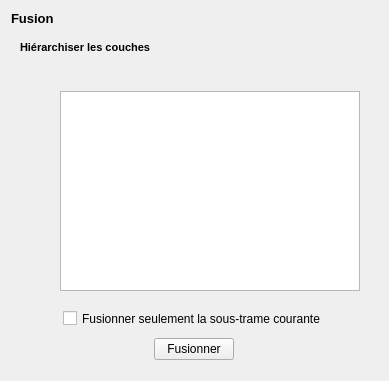
             <widget class="QWidget" name="fusionTab">
              <attribute name="title">
               <string>3 - Tampons</string>
              </attribute>
              <layout class="QGridLayout" name="gridLayout_16">
               <item row="1" column="0">
                <widget class="QFrame" name="frame_11">
                 <property name="sizePolicy">
                  <sizepolicy hsizetype="Expanding" vsizetype="Expanding">
                   <horstretch>0</horstretch>
                   <verstretch>0</verstretch>
                  </sizepolicy>
                 </property>
                 <property name="frameShape">
                  <enum>QFrame::NoFrame</enum>
                 </property>
                 <property name="frameShadow">
                  <enum>QFrame::Raised</enum>
                 </property>
                 <layout class="QVBoxLayout" name="verticalLayout_10">
                  <item>
                   <widget class="QLabel" name="label_31">
                    <property name="sizePolicy">
                     <sizepolicy hsizetype="Fixed" vsizetype="Fixed">
                      <horstretch>0</horstretch>
                      <verstretch>0</verstretch>
                     </sizepolicy>
                    </property>
                    <property name="font">
                     <font>
                      <pointsize>8</pointsize>
                      <weight>75</weight>
                      <bold>true</bold>
                     </font>
                    </property>
                    <property name="text">
                     <string>Hiérarchiser les couches</string>
                    </property>
                   </widget>
                  </item>
                  <item>
                   <widget class="QFrame" name="frame_6">
                    <property name="sizePolicy">
                     <sizepolicy hsizetype="Expanding" vsizetype="Fixed">
                      <horstretch>0</horstretch>
                      <verstretch>0</verstretch>
                     </sizepolicy>
                    </property>
                    <property name="frameShape">
                     <enum>QFrame::NoFrame</enum>
                    </property>
                    <property name="frameShadow">
                     <enum>QFrame::Raised</enum>
                    </property>
                    <layout class="QHBoxLayout" name="horizontalLayout">
                     <property name="spacing">
                      <number>0</number>
                     </property>
                     <property name="leftMargin">
                      <number>0</number>
                     </property>
                     <property name="topMargin">
                      <number>0</number>
                     </property>
                     <property name="rightMargin">
                      <number>0</number>
                     </property>
                     <property name="bottomMargin">
                      <number>0</number>
                     </property>
                     <item>
                      <spacer name="horizontalSpacer_6">
                       <property name="orientation">
                        <enum>Qt::Horizontal</enum>
                       </property>
                       <property name="sizeType">
                        <enum>QSizePolicy::Fixed</enum>
                       </property>
                       <property name="sizeHint" stdset="0">
                        <size>
                         <width>55</width>
                         <height>20</height>
                        </size>
                       </property>
                      </spacer>
                     </item>
                     <item>
                      <widget class="QToolButton" name="fusionRemove">
                       <property name="sizePolicy">
                        <sizepolicy hsizetype="Fixed" vsizetype="Fixed">
                         <horstretch>0</horstretch>
                         <verstretch>0</verstretch>
                        </sizepolicy>
                       </property>
                       <property name="minimumSize">
                        <size>
                         <width>25</width>
                         <height>25</height>
                        </size>
                       </property>
                       <property name="toolTip">
                        <string>Supprimer la couche sélectionnée</string>
                       </property>
                       <property name="text">
                        <string/>
                       </property>
                       <property name="icon">
                        <iconset resource="../BioDispersal/resources.qrc">
                         <normaloff>:/plugins/eco_cont/icons/mActionDeleteSelected.svg</normaloff>:/plugins/eco_cont/icons/mActionDeleteSelected.svg</iconset>
                       </property>
                       <property name="autoRaise">
                        <bool>true</bool>
                       </property>
                      </widget>
                     </item>
                     <item>
                      <widget class="QToolButton" name="fusionLoadGroups">
                       <property name="enabled">
                        <bool>true</bool>
                       </property>
                       <property name="sizePolicy">
                        <sizepolicy hsizetype="Fixed" vsizetype="Fixed">
                         <horstretch>0</horstretch>
                         <verstretch>0</verstretch>
                        </sizepolicy>
                       </property>
                       <property name="minimumSize">
                        <size>
                         <width>25</width>
                         <height>25</height>
                        </size>
                       </property>
                       <property name="toolTip">
                        <string>Recharger les couches</string>
                       </property>
                       <property name="text">
                        <string/>
                       </property>
                       <property name="icon">
                        <iconset resource="../BioDispersal/resources.qrc">
                         <normaloff>:/plugins/eco_cont/icons/mActionRefresh.svg</normaloff>:/plugins/eco_cont/icons/mActionRefresh.svg</iconset>
                       </property>
                       <property name="autoRaise">
                        <bool>true</bool>
                       </property>
                      </widget>
                     </item>
                     <item>
                      <spacer name="horizontalSpacer_4">
                       <property name="orientation">
                        <enum>Qt::Horizontal</enum>
                       </property>
                       <property name="sizeHint" stdset="0">
                        <size>
                         <width>40</width>
                         <height>20</height>
                        </size>
                       </property>
                      </spacer>
                     </item>
                    </layout>
                   </widget>
                  </item>
                  <item>
                   <widget class="QFrame" name="frame_8">
                    <property name="frameShape">
                     <enum>QFrame::NoFrame</enum>
                    </property>
                    <property name="frameShadow">
                     <enum>QFrame::Raised</enum>
                    </property>
                    <layout class="QHBoxLayout" name="horizontalLayout_9">
                     <property name="topMargin">
                      <number>0</number>
                     </property>
                     <item>
                      <widget class="QFrame" name="frame_5">
                       <property name="sizePolicy">
                        <sizepolicy hsizetype="Fixed" vsizetype="Expanding">
                         <horstretch>0</horstretch>
                         <verstretch>0</verstretch>
                        </sizepolicy>
                       </property>
                       <property name="maximumSize">
                        <size>
                         <width>50</width>
                         <height>16777215</height>
                        </size>
                       </property>
                       <property name="frameShape">
                        <enum>QFrame::NoFrame</enum>
                       </property>
                       <property name="frameShadow">
                        <enum>QFrame::Raised</enum>
                       </property>
                       <layout class="QVBoxLayout" name="verticalLayout_9">
                        <property name="spacing">
                         <number>3</number>
                        </property>
                        <property name="leftMargin">
                         <number>0</number>
                        </property>
                        <property name="topMargin">
                         <number>0</number>
                        </property>
                        <property name="rightMargin">
                         <number>0</number>
                        </property>
                        <property name="bottomMargin">
                         <number>0</number>
                        </property>
                        <item>
                         <widget class="QToolButton" name="fusionUp">
                          <property name="sizePolicy">
                           <sizepolicy hsizetype="Expanding" vsizetype="Expanding">
                            <horstretch>0</horstretch>
                            <verstretch>0</verstretch>
                           </sizepolicy>
                          </property>
                          <property name="minimumSize">
                           <size>
                            <width>25</width>
                            <height>25</height>
                           </size>
                          </property>
                          <property name="maximumSize">
                           <size>
                            <width>50</width>
                            <height>50</height>
                           </size>
                          </property>
                          <property name="toolTip">
                           <string>Promouvoir la couche</string>
                          </property>
                          <property name="text">
                           <string/>
                          </property>
                          <property name="icon">
                           <iconset resource="../BioDispersal/resources.qrc">
                            <normaloff>:/plugins/eco_cont/icons/up-arrow.png</normaloff>:/plugins/eco_cont/icons/up-arrow.png</iconset>
                          </property>
                          <property name="autoRaise">
                           <bool>true</bool>
                          </property>
                         </widget>
                        </item>
                        <item>
                         <widget class="QToolButton" name="fusionDown">
                          <property name="sizePolicy">
                           <sizepolicy hsizetype="Expanding" vsizetype="Expanding">
                            <horstretch>0</horstretch>
                            <verstretch>0</verstretch>
                           </sizepolicy>
                          </property>
                          <property name="minimumSize">
                           <size>
                            <width>25</width>
                            <height>25</height>
                           </size>
                          </property>
                          <property name="maximumSize">
                           <size>
                            <width>50</width>
                            <height>50</height>
                           </size>
                          </property>
                          <property name="toolTip">
                           <string>Rétrograder la couche</string>
                          </property>
                          <property name="text">
                           <string/>
                          </property>
                          <property name="icon">
                           <iconset resource="../BioDispersal/resources.qrc">
                            <normaloff>:/plugins/eco_cont/icons/down-arrow.png</normaloff>:/plugins/eco_cont/icons/down-arrow.png</iconset>
                          </property>
                          <property name="autoRaise">
                           <bool>true</bool>
                          </property>
                         </widget>
                        </item>
                       </layout>
                      </widget>
                     </item>
                     <item>
                      <widget class="QTableView" name="fusionView">
                       <property name="minimumSize">
                        <size>
                         <width>300</width>
                         <height>200</height>
                        </size>
                       </property>
                       <property name="editTriggers">
                        <set>QAbstractItemView::NoEditTriggers</set>
                       </property>
                       <property name="dragEnabled">
                        <bool>true</bool>
                       </property>
                       <property name="alternatingRowColors">
                        <bool>true</bool>
                       </property>
                       <property name="selectionBehavior">
                        <enum>QAbstractItemView::SelectRows</enum>
                       </property>
                       <property name="sortingEnabled">
                        <bool>true</bool>
                       </property>
                      </widget>
                     </item>
                    </layout>
                   </widget>
                  </item>
                  <item alignment="Qt::AlignHCenter">
                   <widget class="QCheckBox" name="fusionRunOnlySelection">
                    <property name="minimumSize">
                     <size>
                      <width>0</width>
                      <height>25</height>
                     </size>
                    </property>
                    <property name="text">
                     <string>Fusionner seulement la sous-trame courante</string>
                    </property>
                   </widget>
                  </item>
                  <item>
                   <widget class="QFrame" name="frame_7">
                    <property name="sizePolicy">
                     <sizepolicy hsizetype="Expanding" vsizetype="Fixed">
                      <horstretch>0</horstretch>
                      <verstretch>0</verstretch>
                     </sizepolicy>
                    </property>
                    <property name="minimumSize">
                     <size>
                      <width>0</width>
                      <height>24</height>
                     </size>
                    </property>
                    <property name="frameShape">
                     <enum>QFrame::NoFrame</enum>
                    </property>
                    <property name="frameShadow">
                     <enum>QFrame::Raised</enum>
                    </property>
                    <layout class="QHBoxLayout" name="horizontalLayout_8">
                     <property name="leftMargin">
                      <number>0</number>
                     </property>
                     <property name="topMargin">
                      <number>0</number>
                     </property>
                     <property name="rightMargin">
                      <number>0</number>
                     </property>
                     <property name="bottomMargin">
                      <number>0</number>
                     </property>
                     <item>
                      <widget class="QPushButton" name="fusionRun">
                       <property name="sizePolicy">
                        <sizepolicy hsizetype="Fixed" vsizetype="Fixed">
                         <horstretch>0</horstretch>
                         <verstretch>0</verstretch>
                        </sizepolicy>
                       </property>
                       <property name="text">
                        <string>Fusionner</string>
                       </property>
                       <property name="icon">
                        <iconset resource="../BioDispersal/resources.qrc">
                         <normaloff>:/plugins/eco_cont/icons/play.svg</normaloff>:/plugins/eco_cont/icons/play.svg</iconset>
                       </property>
                      </widget>
                     </item>
                    </layout>
                   </widget>
                  </item>
                 </layout>
                </widget>
               </item>
               <item row="0" column="0">
                <widget class="QLabel" name="label_27">
                 <property name="sizePolicy">
                  <sizepolicy hsizetype="Preferred" vsizetype="Fixed">
                   <horstretch>0</horstretch>
                   <verstretch>0</verstretch>
                  </sizepolicy>
                 </property>
                 <property name="font">
                  <font>
                   <pointsize>10</pointsize>
                   <weight>75</weight>
                   <bold>true</bold>
                  </font>
                 </property>
                 <property name="text">
                  <string>Fusion</string>
                 </property>
                </widget>
               </item>
              </layout>
             </widget>
